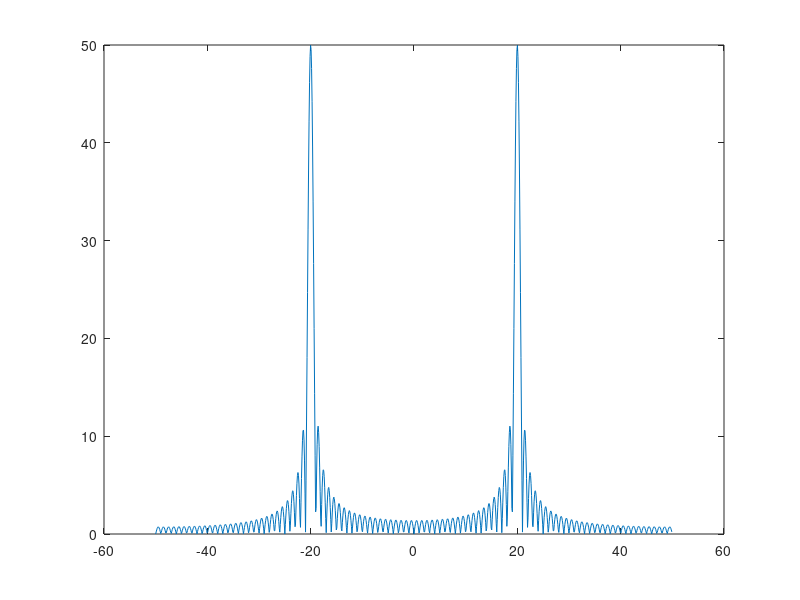

Reproduce this figure in MATLAB.
frequency=20;																				%frequency	of	my	sine	wave	
fs= 5*frequency;			%set	sampling	frequency	at	more	than	twice	the	sine	
							%frequency	(because	of	approxima8on	errors).	Even	 											%sam=2.01*frequency	would	work	
time=1; 						%number	of	periods	I	want	to	calculate	
x=0:1/fs:time-1/fs;  %this	gives me the total number of samples I will	have	
y=sin(2*pi*frequency*x); %this is my function
N=1024;   %number of FFT samples
F = fftshift(abs(fft(y,N)));  %fftshift makes signal symmetric at origin
newx = -fs/2:fs/N:fs/2-fs/N;  %new x axis containing correct frequency scale
plot(newx,F);  %plot the frequency spectrum